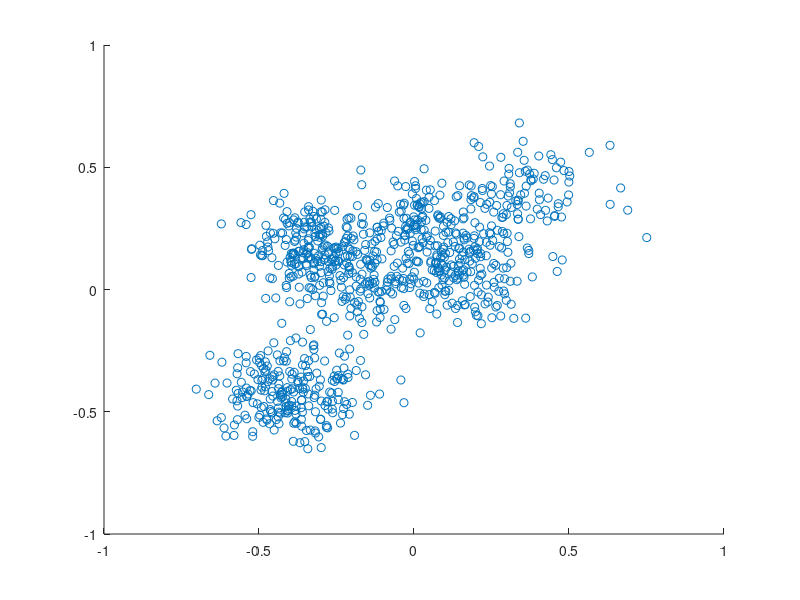

Here is the MATLAB script that generated this plot:
%Simulate a Thomas cluster point process on a rectangle
%Author: H. Paul Keeler, 2018.

%Simulation window parameters
xMin=-.5;xMax=.5;
yMin=-.5;yMax=.5;
xDelta=xMax-xMin;yDelta=yMax-yMin; %rectangle dimensions
areaTotal=xDelta*yDelta; %area of rectangle

%Parameters for the parent and daughter point processes 
lambdaParent=10;%density of parent Poisson point process
lambdaDautgher=100;%mean number of points in each cluster
sigma=0.1;%sigma for normal variables (ie random locations) of daughters

%Simulate Poisson point process for the parents
numbPointsParent=poissrnd(areaTotal*lambdaParent,1,1);%Poisson number of points
%x and y coordinates of Poisson points for the parent
xxParent=xMin+xDelta*rand(numbPointsParent,1);
yyParent=yMin+yDelta*rand(numbPointsParent,1);

%Simulate Poisson point process for the daughters (ie final poiint process)
numbPointsDaughter=poissrnd(lambdaDautgher,numbPointsParent,1); 
numbPoints=sum(numbPointsDaughter); %total number of points

%Generate the (relative) locations in Cartesian coordinates by 
%simulating independent normal variables
xx0=normrnd(0,sigma,numbPoints,1);
yy0=normrnd(0,sigma,numbPoints,1);

%replicate parent points (ie centres of disks/clusters) 
xx=repelem(xxParent,numbPointsDaughter);
yy=repelem(yyParent,numbPointsDaughter);
%translate points (ie parents points are the centres of cluster disks)
xx=xx(:)+xx0;
yy=yy(:)+yy0;

%Plotting
scatter(xx,yy);
shg;